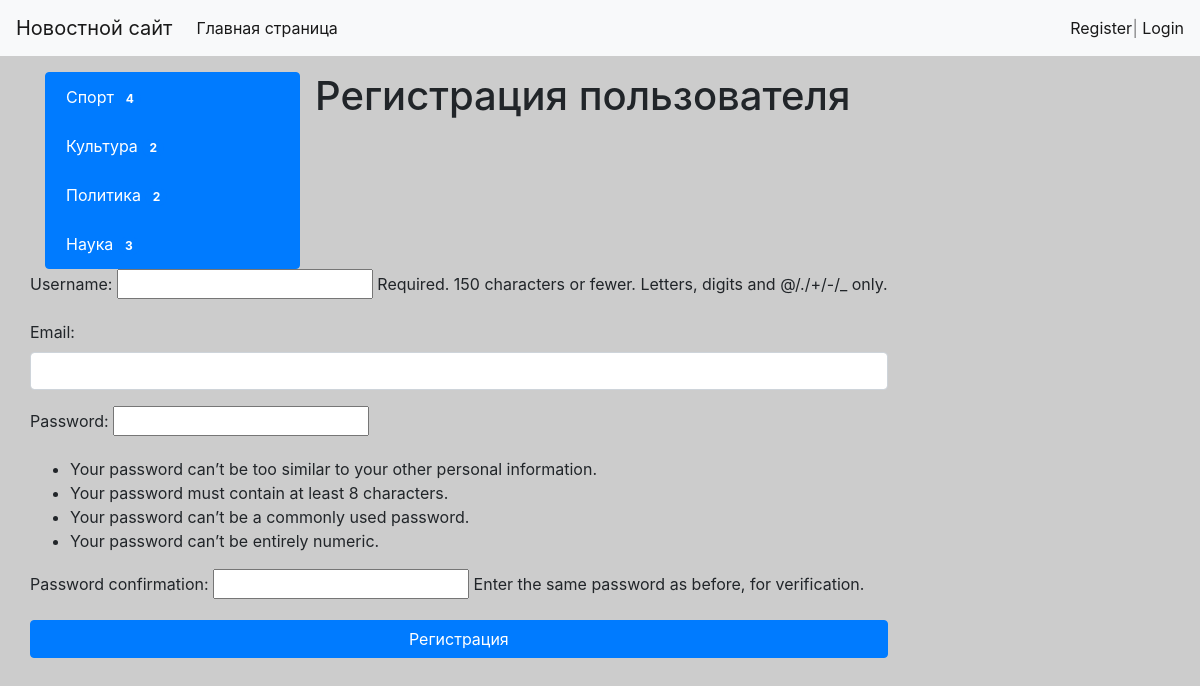
Screenshot of /register/ with the database file from the repository.
### news/models.py (models this page shows, shortened)
class Category(models.Model):
    title = models.CharField(max_length=150, db_index=True, verbose_name='Наименование категории')
    def get_absolute_url(self):
        return reverse('category', kwargs={"category_id": self.pk})  # 1-й параметр название маршрута
    class Meta:
        verbose_name = 'Категория'
        verbose_name_plural = 'Категории'
        ordering = ['title']

### news/views.py (the view)
# urls.py: path('register/', register, name='register'),
def register(request):
    if request.method == 'POST':
        form = UserRegisterForm(request.POST)
        if form.is_valid():
            form.save()
            messages.success(request, 'Вы успешно зарегестрировались')
            return redirect('login')
        else:
            messages.error(request, 'Ошибка при попытке регистрации')
    else:
        form = UserRegisterForm()
    return render(request, 'news/register.html', {"form": form})

### news/forms.py
class UserRegisterForm(UserCreationForm):
    username = forms.CharField(label='Имя пользователя', help_text='Имя пользователя должно состоять максимум из 150 символов', widget=forms.TextInput(attrs={'class': 'form-control'})),
    password1 = forms.CharField(label='Пароль', widget=forms.PasswordInput(attrs={'class': 'form-control'})),
    password2 = forms.CharField(label='Подтверждение пароля', widget=forms.PasswordInput(attrs={'class': 'form-control'})),
    email = forms.EmailField(label='Email', widget=forms.EmailInput(attrs={'class': 'form-control'}))
    class Meta:
        model = User
        fields = ('username', 'email', 'password1', 'password2')

### news/templatetags/news_tags.py (called while the page is built)
@register.inclusion_tag('news/list_categories.html')
def show_categories(arg1='Hello', arg2='world'):
    categories = Category.objects.annotate(cnt=Count('news')).filter(cnt__gt=0)
    return {'categories': categories, 'arg1': arg1, 'arg2': arg2}

### news/templates/news/register.html (shortened to what this page needs)
{% extends 'base.html' %}
{% block sidebar %}
{% include 'inc/_sidebar.html' %}
{% endblock %}
{% block content %}
<h1>Регистрация пользователя</h1>
<form method="post">
     {{ form.as_p }}
<button type="submit" class="btn btn-primary btn-block">Регистрация</button>
</form>
{% endblock %}

### news/templates/news/list_categories.html
<div class="list-group">
    {% for item in categories %}
    <a href="{{ item.get_absolute_url }}"
       class="list-group-item list-group-item-action active"
       aria-current="true">
     {{item.title}}
      <span class="badge badge-primary badge-pill">{{ item.cnt }} </span>
    </a>
     {% endfor %}
</div>

### mysite/static/css/style.css (style rules this page uses)
body { background-color: #ccc; }

### rows the page displays
Category: title "Спорт", cnt "4"
Category: title "Культура", cnt "2"
Category: title "Политика", cnt "2"
Category: title "Наука", cnt "3"
